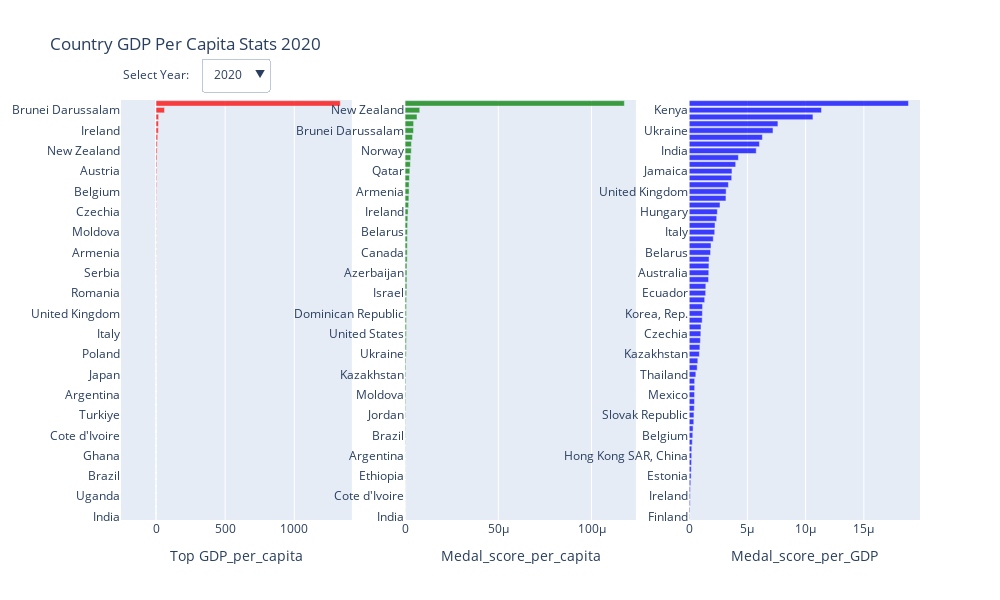

The cell this chart's notebook holds for it:
### Code cell
# Create figure
fig = go.Figure()

# Define function to sort data by GDP and Total_Score
def sort_data_by_selected_year(selected_year):
    df_filtered_gdp_cap = df[df['Year'] == selected_year].sort_values(by='GDP_per_capita', ascending=True)
    df_filtered_score_cap = df[df['Year'] == selected_year].sort_values(by='Medal_score_per_capita', ascending=True)
    df_filtered_score_gdp = df[df['Year'] == selected_year].sort_values(by='Medal_score_per_GDP', ascending=True)
    return df_filtered_gdp_cap, df_filtered_score_cap, df_filtered_score_gdp

# Create two subplots
fig = sp.make_subplots(rows=1, cols=3)

# Add first chart to subplot 1

df_filtered_gdp_cap,  df_filtered_score_cap,  df_filtered_score_gdp = sort_data_by_selected_year(df['Year'].max())

df_filtered_gdp_cap = df[df['Year'] == selected_year].sort_values(by='GDP_per_capita', ascending=True)
fig.add_trace(go.Bar(
    y=df_filtered_gdp_cap['Country_Name'],
    x=df_filtered_gdp_cap['GDP_per_capita'],
    name='GDP_per_capita',
    marker_color='red',
    orientation='h',
    marker=dict(opacity=0.75)
), row=1, col=1)
# Add title to x-axis of subplot 1
fig.update_xaxes(title_text='Top GDP_per_capita', row=1, col=1)

# Add second chart to subplot 2
df_filtered_score_cap = df[df['Year'] == selected_year].sort_values(by='Medal_score_per_capita', ascending=True)
fig.add_trace(go.Bar(

  y=df_filtered_score_cap['Country_Name'],
    x=df_filtered_score_cap['Medal_score_per_capita'],
    name='Medal_score_per_capita',
    marker_color='green',
    orientation='h',
    marker=dict(opacity=0.75)

), row=1, col=2)
# Add title to x-axis of subplot 2
df_filtered_score_cap = df[df['Year'] == selected_year].sort_values(by='Medal_score_per_capita', ascending=True)
fig.update_xaxes(title_text='Medal_score_per_capita', row=1, col=2)

# Add third chart to subplot 3
fig.add_trace(go.Bar(
    y=df_filtered_score_gdp['Country_Name'],
    x=df_filtered_score_gdp['Medal_score_per_GDP'],
    name='Medal_score_per_GDP',
    marker_color='blue',
    orientation='h',
    marker=dict(opacity=0.75)
), row=1, col=3)
# Add title to x-axis of subplot 3
fig.update_xaxes(title_text='Medal_score_per_GDP', row=1, col=3)

# Update layout
fig.update_layout(title=f'Country GDP Per Capita Stats {df["Year"].max()}',
                  height=600, width=1000,
                  barmode='group',
                  showlegend=False)

# Create dropdown list of years
years = np.sort(df['Year'].unique())[::-1]
dropdown_buttons = []
for year in years:
    df_filtered_gdp_cap, df_filtered_score_cap, df_filtered_score_gdp = sort_data_by_selected_year(year)
    dropdown_buttons.append(dict(
        label=str(year),
        method="update",
        args=[{
                "x": [df_filtered_gdp_cap['GDP_per_capita'],df_filtered_score_cap['Medal_score_per_capita'], df_filtered_score_gdp['Medal_score_per_GDP']],
                "y": [df_filtered_gdp_cap['Country_Name'], df_filtered_score_cap['Country_Name'], df_filtered_score_gdp['Country_Name']],
                "type": "bar",
                "orientation": "h",
                "marker_color": ['red','green','blue'],
                "name": ['GDP_per_capita', 'Medal_score_per_capita', 'Medal_score_per_GDP'],
            },
              {
                "title": f"Country Population, GDP, and Medal Score in {year}"
            }]
    ))

# Add dropdown
fig.update_layout(
    updatemenus=[dict(
        buttons=dropdown_buttons,
        direction="down",
        showactive=True,
        x=0.1,
        xanchor="left",
        y=1.1,
        yanchor="top"
    )]
)

# Add annotation
fig.update_layout(
    annotations=[
        dict(text="Select Year:", showarrow=False,
        x=0, y=1.085, yref="paper", align="left")
    ]
)

fig.show()

### Figure 1 — Plotly figure (JSON) as saved in the notebook; plotly's stock layout.template omitted (floating-point values rounded to 4 significant figures; data arrays with more than 128 entries replaced by an {"elided": "..."} marker saying what was removed)
{"data": [{"marker": {"color": "red", "opacity": 0.75}, "name": "GDP_per_capita", "orientation": "h", "type": "bar", "x": [0.001368, 0.007376, 0.007839, 0.01907, 0.02568, 0.03163, 0.03187, 0.03725, 0.05111, 0.06764, 0.06869, 0.08501, 0.08534, 0.0888, 0.09781, 0.1018, 0.1042, 0.1797, 0.1872, 0.1916, 0.2876, 0.3162, 0.321, 0.3699, 0.4173, 0.4191, 0.4863, 0.5369, 0.5692, 0.578, 0.601, 0.612, 0.6516, 0.6773, 0.6975, 0.8406, 1.121, 1.137, 1.143, 1.606, 1.653, 1.708, 1.708, 1.736, 2.016, 2.149, 2.878, 3.581, 3.945, 4.867, 5.103, 5.474, 6.163, 7.277, 8.172, 8.892, 12.52, 17.13, 17.75, 18.95, 61.53, 1333.0], "xaxis": "x", "y": ["India", "China", "Ethiopia", "Uganda", "Syrian Arab Republic", "Egypt, Arab Rep.", "Brazil", "Kenya", "Uzbekistan", "Ghana", "Mexico", "Ukraine", "Cote d'Ivoire", "Morocco", "Thailand", "Turkiye", "Colombia", "Kyrgyz Republic", "Argentina", "United States", "Tunisia", "Japan", "Ecuador", "Jordan", "Poland", "Azerbaijan", "Kazakhstan", "Italy", "Spain", "France", "United Kingdom", "Korea, Rep.", "Dominican Republic", "Romania", "Belarus", "Cuba", "Serbia", "Canada", "Georgia", "Armenia", "Hungary", "Namibia", "Moldova", "Jamaica", "Australia", "Czechia", "North Macedonia", "Slovak Republic", "Belgium", "Israel", "Sweden", "Austria", "Hong Kong SAR, China", "Lithuania", "New Zealand", "Finland", "Norway", "Ireland", "Estonia", "Qatar", "Brunei Darussalam", "San Marino"], "yaxis": "y"}, {"marker": {"color": "green", "opacity": 0.75}, "name": "Medal_score_per_capita", "orientation": "h", "type": "bar", "x": [7.877e-09, 3.107e-08, 3.175e-08, 3.73e-08, 4.814e-08, 5.596e-08, 5.973e-08, 8.177e-08, 8.375e-08, 8.815e-08, 1.389e-07, 1.767e-07, 1.923e-07, 2.027e-07, 2.258e-07, 2.745e-07, 3.213e-07, 3.617e-07, 3.795e-07, 4.111e-07, 4.232e-07, 4.265e-07, 4.548e-07, 4.672e-07, 6.118e-07, 6.545e-07, 6.945e-07, 6.998e-07, 7.124e-07, 7.156e-07, 7.273e-07, 7.599e-07, 8.035e-07, 8.681e-07, 9.619e-07, 9.65e-07, 9.908e-07, 9.979e-07, 1.121e-06, 1.157e-06, 1.178e-06, 1.213e-06, 1.279e-06, 1.337e-06, 1.466e-06, 1.605e-06, 1.908e-06, 2.028e-06, 2.139e-06, 2.15e-06, 2.319e-06, 2.536e-06, 2.832e-06, 3.009e-06, 3.346e-06, 3.391e-06, 4e-06, 4.528e-06, 4.567e-06, 6.382e-06, 7.858e-06, 0.0001176], "xaxis": "x2", "y": ["India", "Ghana", "Mexico", "Cote d'Ivoire", "Syrian Arab Republic", "Thailand", "Ethiopia", "Morocco", "Egypt, Arab Rep.", "Argentina", "China", "Colombia", "Brazil", "Uganda", "Turkiye", "Jordan", "Uzbekistan", "Finland", "Moldova", "Tunisia", "Kenya", "Kazakhstan", "Ecuador", "Romania", "Ukraine", "Spain", "Korea, Rep.", "United States", "Poland", "Lithuania", "Dominican Republic", "Kyrgyz Republic", "Namibia", "Israel", "France", "North Macedonia", "Azerbaijan", "Japan", "Austria", "Canada", "Italy", "Belgium", "Belarus", "Hong Kong SAR, China", "Slovak Republic", "Ireland", "United Kingdom", "Sweden", "Armenia", "Czechia", "Serbia", "Qatar", "Cuba", "Estonia", "Norway", "Australia", "Hungary", "Brunei Darussalam", "Georgia", "Jamaica", "New Zealand", "San Marino"], "yaxis": "y2"}, {"marker": {"color": "blue", "opacity": 0.75}, "name": "Medal_score_per_GDP", "orientation": "h", "type": "bar", "x": [4.067e-08, 7.359e-08, 8.826e-08, 9.365e-08, 9.833e-08, 1.338e-07, 1.695e-07, 1.784e-07, 2.049e-07, 2.169e-07, 2.222e-07, 2.673e-07, 3.076e-07, 3.353e-07, 3.974e-07, 4.093e-07, 4.37e-07, 4.594e-07, 4.622e-07, 4.705e-07, 4.708e-07, 5.722e-07, 6.898e-07, 7.421e-07, 8.77e-07, 9.208e-07, 9.616e-07, 1e-06, 1.017e-06, 1.116e-06, 1.135e-06, 1.15e-06, 1.332e-06, 1.417e-06, 1.43e-06, 1.664e-06, 1.682e-06, 1.696e-06, 1.707e-06, 1.834e-06, 1.875e-06, 2.069e-06, 2.194e-06, 2.219e-06, 2.364e-06, 2.419e-06, 2.648e-06, 3.156e-06, 3.175e-06, 3.369e-06, 3.652e-06, 3.676e-06, 3.995e-06, 4.228e-06, 5.758e-06, 6.034e-06, 6.287e-06, 7.197e-06, 7.62e-06, 1.063e-05, 1.136e-05, 1.883e-05], "xaxis": "x3", "y": ["Finland", "Brunei Darussalam", "San Marino", "Ireland", "Lithuania", "Qatar", "Estonia", "Israel", "Austria", "Hong Kong SAR, China", "Moldova", "Norway", "Belgium", "North Macedonia", "Sweden", "Slovak Republic", "Cote d'Ivoire", "Ghana", "Mexico", "Namibia", "Argentina", "Thailand", "Romania", "Jordan", "Kazakhstan", "Morocco", "New Zealand", "Czechia", "Canada", "Dominican Republic", "Korea, Rep.", "Spain", "Armenia", "Ecuador", "Tunisia", "France", "Australia", "Colombia", "Poland", "Belarus", "Syrian Arab Republic", "Serbia", "Italy", "Turkiye", "Azerbaijan", "Hungary", "Egypt, Arab Rep.", "Japan", "United Kingdom", "Cuba", "United States", "Jamaica", "Georgia", "Kyrgyz Republic", "India", "Brazil", "Uzbekistan", "Ukraine", "Ethiopia", "Uganda", "Kenya", "China"], "yaxis": "y3"}], "layout": {"annotations": [{"align": "left", "showarrow": false, "text": "Select Year:", "x": 0, "y": 1.085, "yref": "paper"}], "barmode": "group", "height": 600, "showlegend": false, "title": {"text": "Country GDP Per Capita Stats 2020"}, "updatemenus": [{"buttons": [{"args": [{"marker_color": ["red", "green", "blue"], "name": ["GDP_per_capita", "Medal_score_per_capita", "Medal_score_per_GDP"], "orientation": "h", "type": "bar", "x": {"elided": "3x62 float values"}, "y": {"elided": "3x62 str values"}}, {"title": "Country Population, GDP, and Medal Score in 2020"}], "label": "2020", "method": "update"}, {"args": [{"marker_color": ["red", "green", "blue"], "name": ["GDP_per_capita", "Medal_score_per_capita", "Medal_score_per_GDP"], "orientation": "h", "type": "bar", "x": [[0.007061, 0.06939, 0.1922, 0.3133, 0.4083, 0.5369, 0.573, 0.6188, 0.6482, 0.6492, 0.6516, 0.6738, 1.256, 1.68, 2.204, 2.291, 3.578, 4.161, 5.365, 5.822, 8.826, 9.063, 15.49, 4591.0], [1.212e-08, 4.274e-08, 5.472e-08, 6.723e-08, 1.053e-07, 1.053e-07, 1.499e-07, 1.75e-07, 2.003e-07, 2.05e-07, 2.979e-07, 3.069e-07, 4.081e-07, 4.318e-07, 6.785e-07, 8.476e-07, 1.223e-06, 1.285e-06, 1.592e-06, 1.632e-06, 3.054e-06, 3.341e-06, 1.525e-05, 2.619e-05], [5.705e-09, 4.207e-08, 4.624e-08, 6.583e-08, 8.74e-08, 1.019e-07, 1.616e-07, 1.8e-07, 1.826e-07, 2.58e-07, 3.592e-07, 5.199e-07, 5.246e-07, 5.55e-07, 6.228e-07, 6.545e-07, 6.978e-07, 7.8e-07, 9.688e-07, 9.846e-07, 1.047e-06, 1.258e-06, 1.267e-06, 1.716e-06]], "y": [["China", "Ukraine", "United States", "Japan", "Poland", "Kazakhstan", "Italy", "France", "Korea, Rep.", "Spain", "United Kingdom", "Belarus", "Canada", "Hungary", "Czechia", "Australia", "Slovak Republic", "Belgium", "Sweden", "Austria", "New Zealand", "Finland", "Norway", "Liechtenstein"], ["China", "Spain", "Kazakhstan", "Ukraine", "United Kingdom", "Poland", "United States", "Belgium", "Australia", "Japan", "Italy", "Hungary", "New Zealand", "France", "Korea, Rep.", "Belarus", "Czechia", "Slovak Republic", "Canada", "Finland", "Austria", "Sweden", "Norway", "Liechtenstein"], ["Liechtenstein", "Belgium", "New Zealand", "Spain", "Australia", "Kazakhstan", "United Kingdom", "Finland", "Hungary", "Poland", "Slovak Republic", "Italy", "Austria", "Czechia", "Sweden", "Japan", "France", "United States", "Ukraine", "Norway", "Korea, Rep.", "Belarus", "Canada", "China"]]}, {"title": "Country Population, GDP, and Medal Score in 2018"}], "label": "2018", "method": "update"}, {"args": [{"marker_color": ["red", "green", "blue"], "name": ["GDP_per_capita", "Medal_score_per_capita", "Medal_score_per_GDP"], "orientation": "h", "type": "bar", "x": {"elided": "3x57 float values"}, "y": {"elided": "3x57 str values"}}, {"title": "Country Population, GDP, and Medal Score in 2016"}], "label": "2016", "method": "update"}, {"args": [{"marker_color": ["red", "green", "blue"], "name": ["GDP_per_capita", "Medal_score_per_capita", "Medal_score_per_GDP"], "orientation": "h", "type": "bar", "x": [[0.005566, 0.06858, 0.09801, 0.1731, 0.3023, 0.3731, 0.5764, 0.5851, 0.6495, 0.7345, 0.7408, 0.8828, 1.438, 1.89, 2.663, 3.455, 6.059, 6.19, 9.215, 18.89], [1.385e-08, 5.784e-08, 8.835e-08, 1.1e-07, 1.238e-07, 1.645e-07, 1.727e-07, 2.13e-07, 3.35e-07, 3.946e-07, 4.072e-07, 4.102e-07, 5.536e-07, 1.552e-06, 1.615e-06, 1.693e-06, 1.831e-06, 2.681e-06, 3.861e-06, 1.051e-05], [7.808e-08, 7.998e-08, 1.603e-07, 1.686e-07, 1.987e-07, 2.812e-07, 3.639e-07, 4.332e-07, 5.566e-07, 5.812e-07, 6.269e-07, 6.372e-07, 8.547e-07, 9.978e-07, 1.058e-06, 1.079e-06, 1.288e-06, 1.918e-06, 2.488e-06, 4.186e-06]], "y": [["China", "Ukraine", "Russian Federation", "United States", "Japan", "Poland", "Korea, Rep.", "Italy", "France", "United Kingdom", "Kazakhstan", "Belarus", "Canada", "Czechia", "Australia", "Slovak Republic", "Austria", "Sweden", "Finland", "Norway"], ["China", "Kazakhstan", "Ukraine", "Japan", "United Kingdom", "Italy", "United States", "Australia", "Korea, Rep.", "Poland", "France", "Russian Federation", "Slovak Republic", "Canada", "Czechia", "Belarus", "Finland", "Sweden", "Austria", "Norway"], ["Kazakhstan", "Australia", "Slovak Republic", "United Kingdom", "Finland", "Italy", "Japan", "Sweden", "Norway", "Korea, Rep.", "France", "Austria", "Czechia", "United States", "Poland", "Canada", "Ukraine", "Belarus", "China", "Russian Federation"]]}, {"title": "Country Population, GDP, and Medal Score in 2014"}], "label": "2014", "method": "update"}, {"args": [{"marker_color": ["red", "green", "blue"], "name": ["GDP_per_capita", "Medal_score_per_capita", "Medal_score_per_GDP"], "orientation": "h", "type": "bar", "x": {"elided": "3x60 float values"}, "y": {"elided": "3x60 str values"}}, {"title": "Country Population, GDP, and Medal Score in 2012"}], "label": "2012", "method": "update"}, {"args": [{"marker_color": ["red", "green", "blue"], "name": ["GDP_per_capita", "Medal_score_per_capita", "Medal_score_per_GDP"], "orientation": "h", "type": "bar", "x": [[0.003402, 0.07473, 0.1573, 0.3287, 0.3511, 0.4659, 0.5557, 0.6079, 0.6255, 0.6324, 0.6362, 1.399, 1.906, 2.366, 3.136, 5.608, 5.637, 8.671, 11.01, 17.94], [1.719e-08, 4.78e-08, 6.247e-08, 1.225e-07, 1.35e-07, 1.82e-07, 2.263e-07, 2.768e-07, 2.891e-07, 3.631e-07, 6.327e-07, 6.458e-07, 9.547e-07, 1.113e-06, 1.119e-06, 1.502e-06, 1.794e-06, 2.453e-06, 3.587e-06, 1.002e-05], [7.558e-08, 1.29e-07, 1.364e-07, 1.534e-07, 1.779e-07, 2.205e-07, 2.22e-07, 3.548e-07, 4.35e-07, 4.425e-07, 5.01e-07, 5.588e-07, 6.396e-07, 8.797e-07, 9.944e-07, 1.283e-06, 1.386e-06, 1.439e-06, 2.436e-06, 5.054e-06]], "y": [["China", "Russian Federation", "United States", "Poland", "Japan", "Korea, Rep.", "Kazakhstan", "Italy", "France", "United Kingdom", "Belarus", "Canada", "Czechia", "Australia", "Slovak Republic", "Austria", "Sweden", "Finland", "Estonia", "Norway"], ["China", "United Kingdom", "Japan", "Kazakhstan", "Italy", "Russian Federation", "United States", "France", "Poland", "Australia", "Belarus", "Korea, Rep.", "Czechia", "Slovak Republic", "Finland", "Estonia", "Canada", "Sweden", "Austria", "Norway"], ["United Kingdom", "Finland", "Estonia", "Australia", "Japan", "Kazakhstan", "Italy", "Slovak Republic", "Sweden", "France", "Czechia", "Norway", "Austria", "Poland", "Belarus", "Canada", "Korea, Rep.", "United States", "Russian Federation", "China"]]}, {"title": "Country Population, GDP, and Medal Score in 2010"}], "label": "2010", "method": "update"}, {"args": [{"marker_color": ["red", "green", "blue"], "name": ["GDP_per_capita", "Medal_score_per_capita", "Medal_score_per_GDP"], "orientation": "h", "type": "bar", "x": {"elided": "3x60 float values"}, "y": {"elided": "3x60 str values"}}, {"title": "Country Population, GDP, and Medal Score in 2008"}], "label": "2008", "method": "update"}, {"args": [{"marker_color": ["red", "green", "blue"], "name": ["GDP_per_capita", "Medal_score_per_capita", "Medal_score_per_GDP"], "orientation": "h", "type": "bar", "x": [[0.001601, 0.04838, 0.05111, 0.1552, 0.2369, 0.2815, 0.4006, 0.4489, 0.5732, 0.5767, 1.244, 1.491, 1.788, 2.451, 4.919, 5.131, 7.828, 9.385, 15.91], [1.449e-08, 2.346e-08, 4.275e-08, 7.865e-08, 1.743e-07, 1.956e-07, 2.082e-07, 2.672e-07, 3.076e-07, 3.612e-07, 3.722e-07, 5.368e-07, 7.813e-07, 1.289e-06, 2.848e-06, 3.304e-06, 5.805e-06, 6.651e-06, 6.682e-06], [8.335e-08, 1.094e-07, 1.519e-07, 3.32e-07, 3.639e-07, 4.181e-07, 4.661e-07, 5.198e-07, 5.242e-07, 6.263e-07, 6.439e-07, 7.121e-07, 8.364e-07, 1.037e-06, 1.123e-06, 1.18e-06, 1.196e-06, 6.358e-06, 9.051e-06]], "y": [["China", "Russian Federation", "Ukraine", "United States", "Poland", "Japan", "Belarus", "Korea, Rep.", "France", "Italy", "Canada", "Czechia", "Australia", "Slovak Republic", "Austria", "Sweden", "Finland", "Estonia", "Norway"], ["China", "Japan", "Ukraine", "Poland", "United States", "Australia", "Belarus", "France", "Russian Federation", "Italy", "Slovak Republic", "Korea, Rep.", "Czechia", "Canada", "Finland", "Sweden", "Austria", "Norway", "Estonia"], ["Japan", "Australia", "Slovak Republic", "Poland", "Finland", "Norway", "France", "Belarus", "Czechia", "Italy", "Sweden", "Estonia", "Ukraine", "Canada", "United States", "Austria", "Korea, Rep.", "Russian Federation", "China"]]}, {"title": "Country Population, GDP, and Medal Score in 2006"}], "label": "2006", "method": "update"}, {"args": [{"marker_color": ["red", "green", "blue"], "name": ["GDP_per_capita", "Medal_score_per_capita", "Medal_score_per_GDP"], "orientation": "h", "type": "bar", "x": {"elided": "3x52 float values"}, "y": {"elided": "3x52 str values"}}, {"title": "Country Population, GDP, and Medal Score in 2004"}], "label": "2004", "method": "update"}, {"args": [{"marker_color": ["red", "green", "blue"], "name": ["GDP_per_capita", "Medal_score_per_capita", "Medal_score_per_GDP"], "orientation": "h", "type": "bar", "x": [[0.000897, 0.01636, 0.1321, 0.1362, 0.1499, 0.2575, 0.2763, 0.3922, 0.3929, 0.5066, 0.7734, 0.7905, 1.041, 3.282, 3.35, 3.873, 5.191, 9.494], [1.093e-08, 2.354e-08, 5.053e-08, 7.847e-08, 1.014e-07, 1.858e-07, 2.051e-07, 2.099e-07, 3.078e-07, 3.882e-07, 4.381e-07, 6.865e-07, 1.008e-06, 1.084e-06, 3.093e-06, 3.269e-06, 4.35e-06, 1.234e-05], [9.141e-08, 9.974e-08, 2.957e-07, 3.01e-07, 5.761e-07, 6.297e-07, 6.76e-07, 7.596e-07, 8.684e-07, 9.424e-07, 9.881e-07, 1.117e-06, 1.123e-06, 1.3e-06, 1.402e-06, 1.553e-06, 1.136e-05, 1.219e-05]], "y": [["China", "Russian Federation", "United States", "Poland", "Belarus", "Japan", "Korea, Rep.", "Italy", "France", "United Kingdom", "Canada", "Czechia", "Australia", "Austria", "Sweden", "Estonia", "Finland", "Norway"], ["China", "Japan", "United Kingdom", "Poland", "Belarus", "Russian Federation", "United States", "Korea, Rep.", "Australia", "France", "Italy", "Czechia", "Sweden", "Canada", "Austria", "Finland", "Estonia", "Norway"], ["Japan", "United Kingdom", "Australia", "Sweden", "Poland", "Finland", "Belarus", "Korea, Rep.", "Czechia", "Austria", "France", "Italy", "Estonia", "Norway", "Canada", "United States", "Russian Federation", "China"]]}, {"title": "Country Population, GDP, and Medal Score in 2002"}], "label": "2002", "method": "update"}, {"args": [{"marker_color": ["red", "green", "blue"], "name": ["GDP_per_capita", "Medal_score_per_capita", "Medal_score_per_GDP"], "orientation": "h", "type": "bar", "x": {"elided": "3x54 float values"}, "y": {"elided": "3x54 str values"}}, {"title": "Country Population, GDP, and Medal Score in 2000"}], "label": "2000", "method": "update"}, {"args": [{"marker_color": ["red", "green", "blue"], "name": ["GDP_per_capita", "Medal_score_per_capita", "Medal_score_per_GDP"], "orientation": "h", "type": "bar", "x": [[0.0006672, 0.01243, 0.01666, 0.09745, 0.1191, 0.1501, 0.1789, 0.2565, 0.3922, 0.4149, 0.4838, 0.6304, 0.6972, 1.154, 2.483, 3.43, 3.457, 5.047, 7.85], [1.127e-08, 1.71e-08, 3.988e-08, 5.374e-08, 9.801e-08, 1.015e-07, 1.327e-07, 1.661e-07, 1.986e-07, 2.16e-07, 2.809e-07, 2.844e-07, 3.515e-07, 5.649e-07, 5.828e-07, 1.061e-06, 3.51e-06, 3.881e-06, 1.241e-05], [3.534e-08, 3.947e-08, 4.656e-08, 1.634e-07, 5.206e-07, 6.477e-07, 7.69e-07, 8.523e-07, 8.961e-07, 9.245e-07, 1.023e-06, 1.323e-06, 1.362e-06, 1.522e-06, 1.57e-06, 1.581e-06, 2.394e-06, 1.69e-05, 2.289e-05]], "y": [["China", "Russian Federation", "Ukraine", "Kazakhstan", "United States", "Belarus", "Korea, Rep.", "Japan", "Italy", "France", "United Kingdom", "Czechia", "Canada", "Australia", "Belgium", "Austria", "Sweden", "Finland", "Norway"], ["China", "United Kingdom", "Ukraine", "Australia", "Belgium", "United States", "Kazakhstan", "Japan", "Belarus", "France", "Korea, Rep.", "Russian Federation", "Italy", "Sweden", "Czechia", "Canada", "Austria", "Finland", "Norway"], ["United Kingdom", "Belgium", "Australia", "Sweden", "France", "Japan", "Finland", "United States", "Italy", "Czechia", "Austria", "Belarus", "Kazakhstan", "Canada", "Korea, Rep.", "Norway", "Ukraine", "China", "Russian Federation"]]}, {"title": "Country Population, GDP, and Medal Score in 1998"}], "label": "1998", "method": "update"}, {"args": [{"marker_color": ["red", "green", "blue"], "name": ["GDP_per_capita", "Medal_score_per_capita", "Medal_score_per_GDP"], "orientation": "h", "type": "bar", "x": {"elided": "3x53 float values"}, "y": {"elided": "3x53 str values"}}, {"title": "Country Population, GDP, and Medal Score in 1996"}], "label": "1996", "method": "update"}, {"args": [{"marker_color": ["red", "green", "blue"], "name": ["GDP_per_capita", "Medal_score_per_capita", "Medal_score_per_GDP"], "orientation": "h", "type": "bar", "x": [[0.0003973, 0.01794, 0.01949, 0.02576, 0.08152, 0.1053, 0.1428, 0.2326, 0.319, 0.3402, 0.3406, 0.396, 0.6874, 1.018, 2.971, 3.232, 3.99, 6.76], [3.356e-09, 3.456e-08, 5.616e-08, 7.19e-08, 7.704e-08, 1.011e-07, 1.14e-07, 1.341e-07, 3.36e-07, 3.571e-07, 3.911e-07, 4.336e-07, 6.861e-07, 8.62e-07, 9.111e-07, 1.376e-06, 2.016e-06, 1.314e-05], [5.516e-08, 1.015e-07, 2.254e-07, 2.554e-07, 3.067e-07, 3.448e-07, 6.239e-07, 1.083e-06, 1.254e-06, 1.444e-06, 1.944e-06, 2.017e-06, 2.74e-06, 3.953e-06, 5.204e-06, 5.318e-06, 8.448e-06, 1.991e-05]], "y": [["China", "Russian Federation", "Ukraine", "Uzbekistan", "Kazakhstan", "United States", "Belarus", "Korea, Rep.", "Japan", "Italy", "United Kingdom", "France", "Canada", "Australia", "Sweden", "Austria", "Finland", "Norway"], ["China", "United Kingdom", "Australia", "Japan", "Ukraine", "France", "United States", "Uzbekistan", "Korea, Rep.", "Russian Federation", "Belarus", "Kazakhstan", "Italy", "Canada", "Sweden", "Finland", "Austria", "Norway"], ["Australia", "United Kingdom", "Japan", "France", "Sweden", "Finland", "Austria", "United States", "Canada", "Korea, Rep.", "Norway", "Italy", "Belarus", "Ukraine", "Uzbekistan", "Kazakhstan", "China", "Russian Federation"]]}, {"title": "Country Population, GDP, and Medal Score in 1994"}], "label": "1994", "method": "update"}, {"args": [{"marker_color": ["red", "green", "blue"], "name": ["GDP_per_capita", "Medal_score_per_capita", "Medal_score_per_GDP"], "orientation": "h", "type": "bar", "x": {"elided": "3x77 float values"}, "y": {"elided": "3x77 str values"}}, {"title": "Country Population, GDP, and Medal Score in 1992"}], "label": "1992", "method": "update"}, {"args": [{"marker_color": ["red", "green", "blue"], "name": ["GDP_per_capita", "Medal_score_per_capita", "Medal_score_per_GDP"], "orientation": "h", "type": "bar", "x": {"elided": "3x59 float values"}, "y": {"elided": "3x59 str values"}}, {"title": "Country Population, GDP, and Medal Score in 1988"}], "label": "1988", "method": "update"}, {"args": [{"marker_color": ["red", "green", "blue"], "name": ["GDP_per_capita", "Medal_score_per_capita", "Medal_score_per_GDP"], "orientation": "h", "type": "bar", "x": {"elided": "3x65 float values"}, "y": {"elided": "3x65 str values"}}, {"title": "Country Population, GDP, and Medal Score in 1984"}], "label": "1984", "method": "update"}, {"args": [{"marker_color": ["red", "green", "blue"], "name": ["GDP_per_capita", "Medal_score_per_capita", "Medal_score_per_GDP"], "orientation": "h", "type": "bar", "x": [[0.0003837, 0.007053, 0.01587, 0.04475, 0.05534, 0.08102, 0.1499, 0.1499, 0.1499, 0.1499, 0.1656, 0.1781, 0.1781, 0.1781, 0.1781, 0.207, 0.2314, 0.2314, 0.2314, 0.2314, 0.2555, 0.4557, 0.5875, 0.6948, 0.9961, 1.305, 1.44, 1.44, 1.44, 1.44, 1.867, 2.057, 2.057, 2.057, 2.057, 2.348, 2.348, 2.348, 2.348, 3.86, 855.3], [4.305e-09, 1.712e-08, 1.816e-08, 1.816e-08, 5.327e-08, 5.327e-08, 6.542e-08, 7.088e-08, 7.088e-08, 7.385e-08, 1.224e-07, 1.232e-07, 1.315e-07, 1.506e-07, 2.934e-07, 3.043e-07, 5.631e-07, 5.631e-07, 6.025e-07, 6.025e-07, 6.748e-07, 6.748e-07, 8.79e-07, 1.021e-06, 1.06e-06, 1.06e-06, 1.203e-06, 1.203e-06, 1.285e-06, 1.405e-06, 1.987e-06, 1.987e-06, 2.527e-06, 2.527e-06, 3.138e-06, 3.138e-06, 3.348e-06, 3.348e-06, 3.671e-06, 4.384e-06, 0.0004], [7.85e-08, 7.85e-08, 2.113e-07, 2.332e-07, 2.686e-07, 2.99e-07, 2.99e-07, 4.676e-07, 4.708e-07, 4.73e-07, 4.73e-07, 5.146e-07, 5.849e-07, 5.849e-07, 7.36e-07, 7.36e-07, 9.51e-07, 1.228e-06, 1.228e-06, 1.29e-06, 1.336e-06, 1.336e-06, 1.38e-06, 1.38e-06, 1.426e-06, 1.426e-06, 1.469e-06, 1.65e-06, 1.772e-06, 2.227e-06, 2.391e-06, 2.434e-06, 2.434e-06, 3.788e-06, 3.788e-06, 4.02e-06, 4.02e-06, 4.121e-06, 1.122e-05, 2.118e-05, 2.135e-05]], "y": [["India", "Uganda", "Brazil", "Mexico", "United States", "Japan", "Italy", "Italy", "Italy", "Italy", "Spain", "United Kingdom", "United Kingdom", "United Kingdom", "United Kingdom", "Cuba", "France", "France", "France", "France", "Venezuela, RB", "Canada", "Jamaica", "Australia", "Guyana", "Belgium", "Austria", "Austria", "Austria", "Austria", "Ireland", "Sweden", "Sweden", "Sweden", "Sweden", "Finland", "Finland", "Finland", "Finland", "Norway", "Liechtenstein"], ["India", "Japan", "France", "France", "United Kingdom", "United Kingdom", "Brazil", "Italy", "Italy", "Mexico", "Canada", "United States", "Venezuela, RB", "Uganda", "Spain", "Belgium", "France", "France", "Italy", "Italy", "United Kingdom", "United Kingdom", "Ireland", "Australia", "Austria", "Austria", "Sweden", "Sweden", "Guyana", "Jamaica", "Austria", "Austria", "Sweden", "Sweden", "Finland", "Finland", "Finland", "Finland", "Norway", "Cuba", "Liechtenstein"], ["France", "France", "Japan", "Belgium", "Canada", "United Kingdom", "United Kingdom", "Liechtenstein", "Ireland", "Italy", "Italy", "Venezuela, RB", "Sweden", "Sweden", "Austria", "Austria", "Norway", "Sweden", "Sweden", "Guyana", "Finland", "Finland", "Austria", "Austria", "Finland", "Finland", "Australia", "Mexico", "Spain", "United States", "Jamaica", "France", "France", "United Kingdom", "United Kingdom", "Italy", "Italy", "Brazil", "India", "Cuba", "Uganda"]]}, {"title": "Country Population, GDP, and Medal Score in 1980"}], "label": "1980", "method": "update"}, {"args": [{"marker_color": ["red", "green", "blue"], "name": ["GDP_per_capita", "Medal_score_per_capita", "Medal_score_per_GDP"], "orientation": "h", "type": "bar", "x": {"elided": "3x51 float values"}, "y": {"elided": "3x51 str values"}}, {"title": "Country Population, GDP, and Medal Score in 1976"}], "label": "1976", "method": "update"}, {"args": [{"marker_color": ["red", "green", "blue"], "name": ["GDP_per_capita", "Medal_score_per_capita", "Medal_score_per_GDP"], "orientation": "h", "type": "bar", "x": {"elided": "3x58 float values"}, "y": {"elided": "3x58 str values"}}, {"title": "Country Population, GDP, and Medal Score in 1972"}], "label": "1972", "method": "update"}, {"args": [{"marker_color": ["red", "green", "blue"], "name": ["GDP_per_capita", "Medal_score_per_capita", "Medal_score_per_GDP"], "orientation": "h", "type": "bar", "x": {"elided": "3x50 float values"}, "y": {"elided": "3x50 str values"}}, {"title": "Country Population, GDP, and Medal Score in 1968"}], "label": "1968", "method": "update"}, {"args": [{"marker_color": ["red", "green", "blue"], "name": ["GDP_per_capita", "Medal_score_per_capita", "Medal_score_per_GDP"], "orientation": "h", "type": "bar", "x": {"elided": "3x45 float values"}, "y": {"elided": "3x45 str values"}}, {"title": "Country Population, GDP, and Medal Score in 1964"}], "label": "1964", "method": "update"}, {"args": [{"marker_color": ["red", "green", "blue"], "name": ["GDP_per_capita", "Medal_score_per_capita", "Medal_score_per_GDP"], "orientation": "h", "type": "bar", "x": {"elided": "3x48 float values"}, "y": {"elided": "3x48 str values"}}, {"title": "Country Population, GDP, and Medal Score in 1960"}], "label": "1960", "method": "update"}], "direction": "down", "showactive": true, "x": 0.1, "xanchor": "left", "y": 1.1, "yanchor": "top"}], "width": 1000, "xaxis": {"anchor": "y", "domain": [0, 0.2889], "title": {"text": "Top GDP_per_capita"}}, "xaxis2": {"anchor": "y2", "domain": [0.3556, 0.6444], "title": {"text": "Medal_score_per_capita"}}, "xaxis3": {"anchor": "y3", "domain": [0.7111, 1], "title": {"text": "Medal_score_per_GDP"}}, "yaxis": {"anchor": "x", "domain": [0, 1]}, "yaxis2": {"anchor": "x2", "domain": [0, 1]}, "yaxis3": {"anchor": "x3", "domain": [0, 1]}}}
